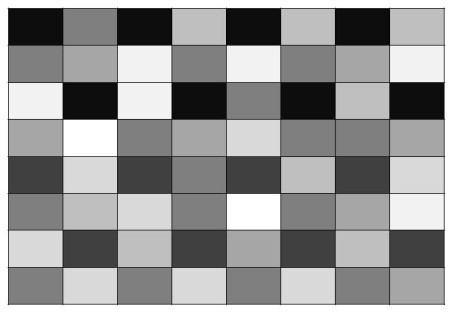
#> input picture HW2/chess1.jpg, 452 x 312 px
$ python hist.py
#> lines starting #> are read from the running program, lines starting #| are printed output that depends on the picture
import cv2
import matplotlib.pyplot as plt

chess1_img=cv2.imread("chess1.jpg",cv2.IMREAD_GRAYSCALE)
#> chess1_img is the input picture: shape (312, 452); min 0, max 255, mean 148.5
chess2_img=cv2.imread("chess2.jpg",cv2.IMREAD_GRAYSCALE)
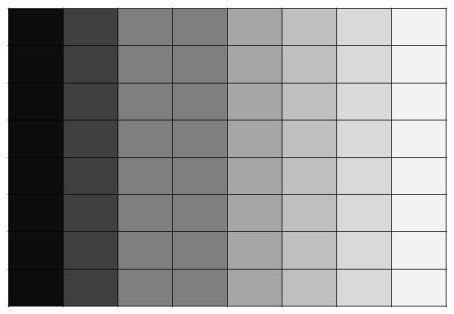
#> input picture HW2/chess2.jpg, 454 x 314 px
#> chess2_img is the input picture: shape (314, 454); min 0, max 255, mean 148.1

chess1_blur_img=cv2.blur(cv2.imread("chess1.jpg",cv2.IMREAD_GRAYSCALE),(3,3))
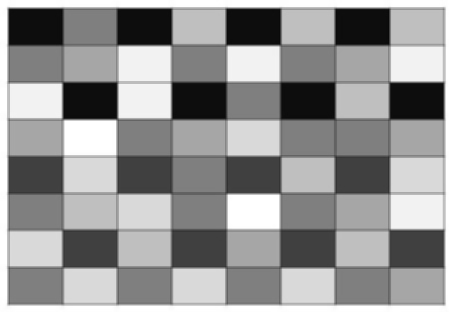
#> chess1_blur_img: shape (312, 452); min 9, max 255, mean 148.5
chess2_blur_img=cv2.blur(cv2.imread("chess2.jpg",cv2.IMREAD_GRAYSCALE),(3,3))
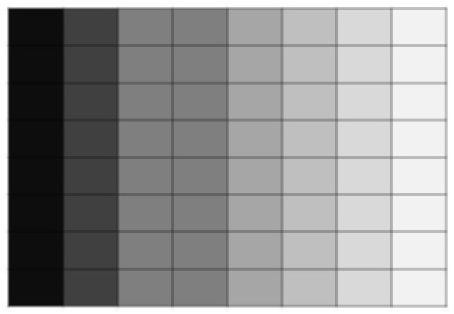
#> chess2_blur_img: shape (314, 454); min 8, max 255, mean 148.1

chess1_blur11_img=cv2.blur(cv2.imread("chess1.jpg",cv2.IMREAD_GRAYSCALE),(11,11))
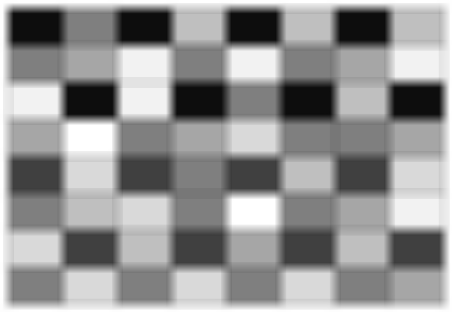
#> chess1_blur11_img: shape (312, 452); min 12, max 255, mean 148.5
chess2_blur11_img=cv2.blur(cv2.imread("chess2.jpg",cv2.IMREAD_GRAYSCALE),(11,11))
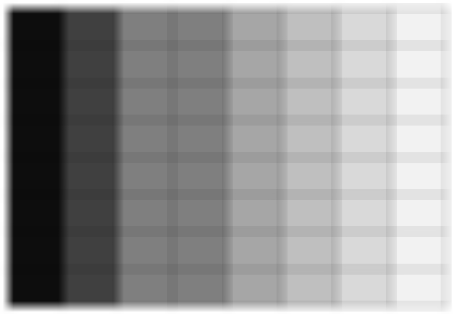
#> chess2_blur11_img: shape (314, 454); min 12, max 255, mean 148.1

chess1_hist=[]
for i in chess1_img:
    for j in i:
        chess1_hist+=[j]
#> after the loop, chess1_hist = 141024 items

chess2_hist=[]
for i in chess2_img:
    for j in i:
        chess2_hist+=[j]
#> after the loop, chess2_hist = 142556 items


fig, axs = plt.subplots(3, 2, sharey=True, tight_layout=True)

axs[0,0].hist(chess1_hist,bins=256)
axs[0,0].set_title("Original Chess1")
axs[0,1].hist(chess2_hist,bins=256)
axs[0,1].set_title("Original Chess2")

axs[1,0].hist(chess1_blur_img.flatten(),bins=256)
axs[1,0].set_title("3x3 Blur Chess1")
axs[1,1].hist(chess2_blur_img.flatten(),bins=256)
axs[1,1].set_title("3x3 Blur Chess2")

axs[2,0].hist(chess1_blur11_img.flatten(),bins=256)
axs[2,0].set_title("11x11 Blur Chess1")
axs[2,1].hist(chess2_blur11_img.flatten(),bins=256)
axs[2,1].set_title("11x11 Blur Chess2")

plt.savefig("histogram.png")
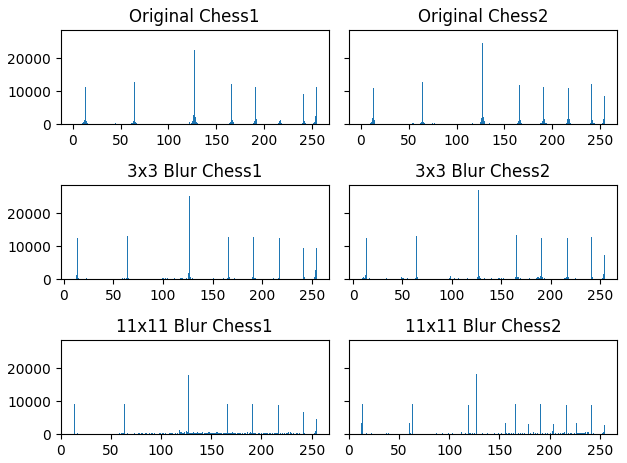
#> figure drawn by matplotlib, 6 panels; panel 1: tallest bar 22563 high, from x = 126.5 to 127.5; panel 3: tallest bar 25014 high, from x = 126.2 to 127.2; panel 5: tallest bar 17815 high, from x = 126.9 to 127.8

cv2.imwrite("chess1_blur3.jpg",chess1_blur_img)
cv2.imwrite("chess2_blur3.jpg",chess2_blur_img)

cv2.imwrite("chess1_blur11.jpg",chess1_blur11_img)
cv2.imwrite("chess2_blur11.jpg",chess2_blur11_img)

plt.show()
